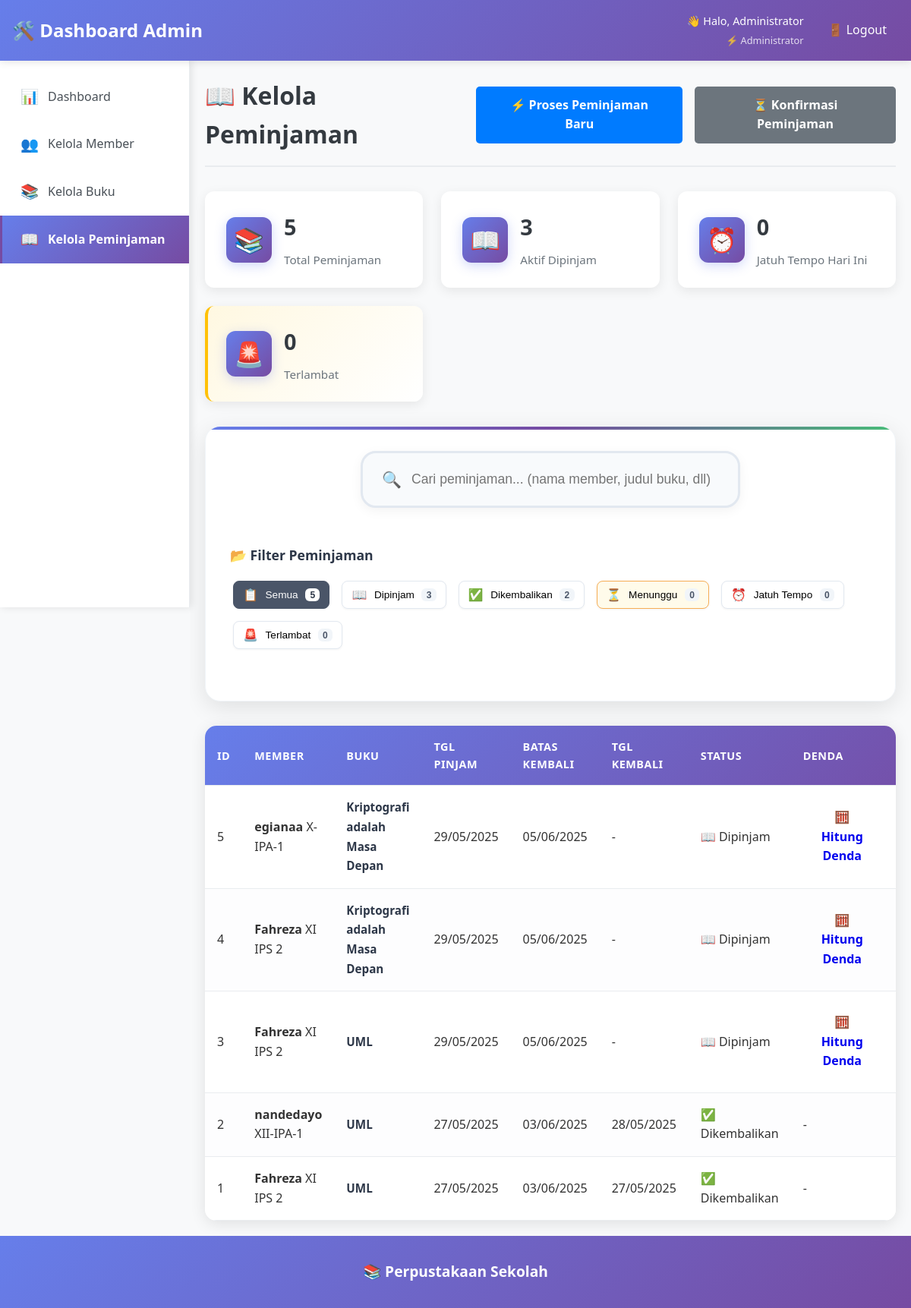
Page /admin/loans (signed in) on the committed database.
### app.py (models this page shows, shortened)
class User(UserMixin, db.Model):
    id = db.Column(db.Integer, primary_key=True)
    username = db.Column(db.String(80), unique=True, nullable=False)
    email = db.Column(db.String(120), unique=True, nullable=False)
    password_hash = db.Column(db.String(120), nullable=False)
    role = db.Column(db.String(20), nullable=False, default='member')  # 'admin' or 'member'
    nama_lengkap = db.Column(db.String(100), nullable=False)
    kelas = db.Column(db.String(20))  # untuk member
    profile_photo = db.Column(db.String(200))  # path to profile photo
    created_at = db.Column(db.DateTime, default=datetime.utcnow)

class Peminjaman(db.Model):
    id = db.Column(db.Integer, primary_key=True)
    user_id = db.Column(db.Integer, db.ForeignKey('user.id'), nullable=False)
    buku_id = db.Column(db.Integer, db.ForeignKey('buku.id'), nullable=False)
    tanggal_pinjam = db.Column(db.DateTime, default=datetime.utcnow)
    tanggal_kembali_rencana = db.Column(db.DateTime, nullable=False)
    tanggal_kembali_aktual = db.Column(db.DateTime)
    status = db.Column(db.String(20), default='dipinjam')  # 'dipinjam', 'dikembalikan'
    denda = db.Column(db.Integer, default=0)
    user = db.relationship('User', backref='peminjaman')
    buku = db.relationship('Buku', backref='peminjaman')

class Buku(db.Model):
    id = db.Column(db.Integer, primary_key=True)
    judul = db.Column(db.String(200), nullable=False)
    pengarang = db.Column(db.String(100), nullable=False)
    penerbit = db.Column(db.String(100))
    tahun_terbit = db.Column(db.Integer)
    isbn = db.Column(db.String(20), unique=True)
    kategori = db.Column(db.String(50))
    stok = db.Column(db.Integer, default=1)
    deskripsi = db.Column(db.Text)
    gambar = db.Column(db.String(200))  # path to book cover image
    created_at = db.Column(db.DateTime, default=datetime.utcnow)

### app.py (the view, shortened to what this page needs)
@app.route('/admin/loans')
@login_required
def admin_loans():
    if current_user.role != 'admin':
        flash('Akses ditolak!')
        return redirect(url_for('index'))
    filter_type = request.args.get('filter', 'all')
    loans_query = Peminjaman.query
    if filter_type == 'pending':
        loans_query = loans_query.filter(Peminjaman.status == 'menunggu_konfirmasi')
    elif filter_type == 'active':
        loans_query = loans_query.filter(Peminjaman.status == 'dipinjam')
    loans = loans_query.order_by(Peminjaman.tanggal_pinjam.desc()).all()
    today = datetime.utcnow().date()
    pending_count = Peminjaman.query.filter_by(status='menunggu_konfirmasi').count()
    overdue_count = Peminjaman.query.filter(
        Peminjaman.status == 'dipinjam',
        Peminjaman.tanggal_kembali_rencana < datetime.utcnow()
    ).count()
    due_today_count = Peminjaman.query.filter(
        Peminjaman.status == 'dipinjam',
        db.func.date(Peminjaman.tanggal_kembali_rencana) == today
    ).count()
    return render_template('admin/loans.html',
                         loans=loans,
                         today=today,
                         pending_count=pending_count,
                         overdue_count=overdue_count,
                         due_today_count=due_today_count)

### templates/admin/loans.html (shortened to what this page needs)
{% extends "admin/base.html" %}
{% block content %}            <div class="content-header">
                <h1>📖 Kelola Peminjaman</h1>                <div class="header-actions">
                    <a href="{{ url_for('admin_process_loan') }}" class="btn btn-primary">⚡ Proses Peminjaman Baru</a>
                    <a href="{{ url_for('admin_confirm_loan') }}" class="btn btn-secondary">⏳ Konfirmasi Peminjaman</a>
                </div>
            </div>
            <div class="stats-grid">
                <div class="stat-card">
                    <div class="stat-icon">📚</div>
                    <div class="stat-info">
                        <h3>{{ loans|length }}</h3>
                        <p>Total Peminjaman</p>
                    </div>
                </div>
                <div class="stat-card">
                    <div class="stat-icon">📖</div>
                    <div class="stat-info">
                        <h3>{{ loans|selectattr('status', 'equalto', 'dipinjam')|list|length }}</h3>
                        <p>Aktif Dipinjam</p>
                    </div>
                </div>
                <div class="stat-card">
                    <div class="stat-icon">⏰</div>
                    <div class="stat-info">
                        <h3 id="due-today-count">0</h3>
                        <p>Jatuh Tempo Hari Ini</p>
                    </div>
                </div>
                <div class="stat-card stat-warning">
                    <div class="stat-icon">🚨</div>
                    <div class="stat-info">
                        <h3 id="overdue-count">0</h3>
                        <p>Terlambat</p>
                    </div>
                </div>
            </div>
            <div class="search-filter-section-modern">
                <div class="search-container-enhanced">
                    <div class="search-wrapper">
                        <span class="search-icon">🔍</span>
                        <input type="text" id="search-input" placeholder="Cari peminjaman... (nama member, judul buku, dll)" class="search-input-enhanced">
                    </div>
                </div>
                <div class="filter-container-enhanced">
                    <h3 class="filter-title">📂 Filter Peminjaman</h3>
                    <div class="filter-buttons-modern">
                        <button class="filter-btn-modern active" data-filter="all">
                            <span class="btn-icon">📋</span>
                            <span class="btn-text">Semua</span>
                            <span class="btn-count" id="count-all">{{ loans|length }}</span>
                        </button>
                        <button class="filter-btn-modern" data-filter="dipinjam">
                            <span class="btn-icon">📖</span>
                            <span class="btn-text">Dipinjam</span>
                            <span class="btn-count" id="count-dipinjam">{{ loans|selectattr('status', 'equalto', 'dipinjam')|list|length }}</span>
                        </button>
                        <button class="filter-btn-modern" data-filter="dikembalikan">
                            <span class="btn-icon">✅</span>
                            <span class="btn-text">Dikembalikan</span>
                            <span class="btn-count" id="count-dikembalikan">{{ loans|selectattr('status', 'equalto', 'dikembalikan')|list|length }}</span>
                        </button>
                        <button class="filter-btn-modern" data-filter="pending" style="background-color: #fffbea; border-color: #f6ad55;">
                            <span class="btn-icon">⏳</span>
                            <span class="btn-text">Menunggu</span>
                            <span class="btn-count" id="count-pending">{{ loans|selectattr('status', 'equalto', 'menunggu_konfirmasi')|list|length }}</span>
                        </button>
                        <button class="filter-btn-modern" data-filter="due_today">
                            <span class="btn-icon">⏰</span>
                            <span class="btn-text">Jatuh Tempo</span>
                            <span class="btn-count" id="count-due-today">0</span>
                        </button>
                        <button class="filter-btn-modern warning" data-filter="overdue">
                            <span class="btn-icon">🚨</span>
                            <span class="btn-text">Terlambat</span>
                            <span class="btn-count" id="count-overdue">0</span>
                        </button>
                    </div>
                </div>
            </div>
            <div class="table-container">
                <table id="loans-table">
                    <thead>
                        <tr>
                            <th>ID</th>
                            <th>Member</th>
                            <th>Buku</th>
                            <th>Tgl Pinjam</th>
                            <th>Batas Kembali</th>
                            <th>Tgl Kembali</th>
                            <th>Status</th>
                            <th>Denda</th>
                            <th>Aksi</th>
                        </tr>
                    </thead>
                    <tbody>
                {% for loan in loans %}
                        <tr class="loan-row"
                            data-status="{{ loan.status }}"
                            data-member="{{ loan.user.nama_lengkap|lower }}"
                            data-book="{{ loan.buku.judul|lower }}"
                            data-class="{{ loan.user.kelas|lower }}"
                            data-due-date="{{ loan.tanggal_kembali_rencana.strftime('%Y-%m-%d') }}">                            <td data-label="ID">{{ loan.id }}</td>
                            <td data-label="Member">
                                <div class="member-info">
                                    <strong>{{ loan.user.nama_lengkap }}</strong>
                                    <span class="class-badge">{{ loan.user.kelas }}</span>
                                </div>
                            </td>
                            <td data-label="Buku">
                                <div class="book-info">
                                    <strong>{{ loan.buku.judul }}</strong>
                                </div>
                            </td>
                            <td data-label="Tgl Pinjam">{{ loan.tanggal_pinjam.strftime('%d/%m/%Y') }}</td>
                            <td data-label="Batas Kembali">
                                <span class="due-date" data-due="{{ loan.tanggal_kembali_rencana.strftime('%Y-%m-%d') }}">
                                    {{ loan.tanggal_kembali_rencana.strftime('%d/%m/%Y') }}
                                </span>
                            </td>
                            <td data-label="Tgl Kembali">
                                {% if loan.tanggal_kembali_aktual %}
                                    {{ loan.tanggal_kembali_aktual.strftime('%d/%m/%Y') }}
                                {% else %}
                                    -
                                {% endif %}
                            </td>                            <td data-label="Status">
                                {% if loan.status == 'dipinjam' %}
                                    <span class="status-badge status-active">📖 Dipinjam</span>
                                {% elif loan.status == 'dikembalikan' %}
                                    <span class="status-badge status-returned">✅ Dikembalikan</span>
                                {% elif loan.status == 'menunggu_konfirmasi' %}
                                    <span class="status-badge status-pending">⏳ Menunggu Konfirmasi</span>                                {% endif %}
                            </td>                            <td data-label="Denda">
                                {% if loan.denda > 0 %}
                                    <div class="fine-management">
                                        <span class="fine-amount">💰 Rp {{ "{:,}".format(loan.denda) }}</span>
                                        <div class="fine-actions">
                                            <button class="btn btn-xs btn-warning" onclick="toggleFineEdit({{ loan.id }})">
                                                ✏️ Edit
                                            </button>
                                            <a href="{{ url_for('admin_delete_fine', id=loan.id) }}"
                                               class="btn btn-xs btn-danger"
                                               onclick="return confirm('Hapus denda ini?')">
                                                🗑️ Hapus
                                            </a>
                                        </div>
                                        <form class="fine-edit-form" id="fine-form-{{ loan.id }}"
                                              action="{{ url_for('admin_edit_fine', id=loan.id) }}" method="POST">
                                            <div style="display: flex; gap: 0.5rem; align-items: center;">
                                                <label style="font-size: 0.8rem;">Denda Baru:</label>
                                                <input type="number" name="denda" value="{{ loan.denda }}"
                                                       class="fine-input" min="0" required>
                                                <button type="submit" class="btn btn-xs btn-primary">💾 Simpan</button>
                                                <button type="button" class="btn btn-xs btn-secondary"
                                                        onclick="toggleFineEdit({{ loan.id }})">❌ Batal</button>
                                            </div>
                                        </form>
                                    </div>
                                {% else %}
                                    {% if loan.status == 'dipinjam' %}
                                        <a href="{{ url_for('admin_calculate_fine', id=loan.id) }}"
                                           class="btn btn-xs btn-info"
                                           onclick="return confirm('Hitung denda untuk peminjaman ini?')">
                                            🧮 Hitung Denda
                                        </a>
                                    {% else %}
                                        -
                                    {% endif %}                                {% endif %}
                            </td>                            <td data-label="Aksi">
                            </td>
                        </tr>
                        {% endfor %}
                    </tbody>
                </table>
            </div>
        </div>
    </div>
{% endblock %}

### templates/admin/includes/header.html (shortened to what this page needs)
<nav class="navbar">
    <div class="nav-container">
        <div class="nav-left">
            <h2>🛠️ Dashboard Admin</h2>
        </div>
        <div class="nav-links">
            <div class="admin-user-info">
                <span class="admin-greeting">👋 Halo, {{ current_user.nama_lengkap }}</span>
                <span class="admin-role">⚡ Administrator</span>
            </div>
            <a href="{{ url_for('logout') }}" class="logout-btn">🚪 Logout</a>
        </div>
    </div>
</nav>

### rows in the picture
User: nama_lengkap "Administrator"
Peminjaman: id "5", user.nama_lengkap "egianaa", user.kelas "X-IPA-1", buku.judul "Kriptografi adalah Masa Depan", tanggal_pinjam "29/05/2025", tanggal_kembali_rencana "05/06/2025", status "📖 Dipinjam"
Peminjaman: id "4", user.nama_lengkap "Fahreza", user.kelas "XI IPS 2", buku.judul "Kriptografi adalah Masa Depan", tanggal_pinjam "29/05/2025", tanggal_kembali_rencana "05/06/2025", status "📖 Dipinjam"
Peminjaman: id "3", user.nama_lengkap "Fahreza", user.kelas "XI IPS 2", buku.judul "UML", tanggal_pinjam "29/05/2025", tanggal_kembali_rencana "05/06/2025", status "📖 Dipinjam"
Peminjaman: id "2", user.nama_lengkap "nandedayo", user.kelas "XII-IPA-1", buku.judul "UML", tanggal_pinjam "27/05/2025", tanggal_kembali_rencana "03/06/2025", tanggal_kembali_aktual "28/05/2025", status "✅ Dikembalikan"
Peminjaman: id "1", user.nama_lengkap "Fahreza", user.kelas "XI IPS 2", buku.judul "UML", tanggal_pinjam "27/05/2025", tanggal_kembali_rencana "03/06/2025", tanggal_kembali_aktual "27/05/2025", status "✅ Dikembalikan"

### other values in the picture
{{ loans|length }} "5"
{{ loans|selectattr('status', 'equalto', 'dipinjam')|list|length }} "3"
{{ loans|selectattr('status', 'equalto', 'dikembalikan')|list|length }} "2"
